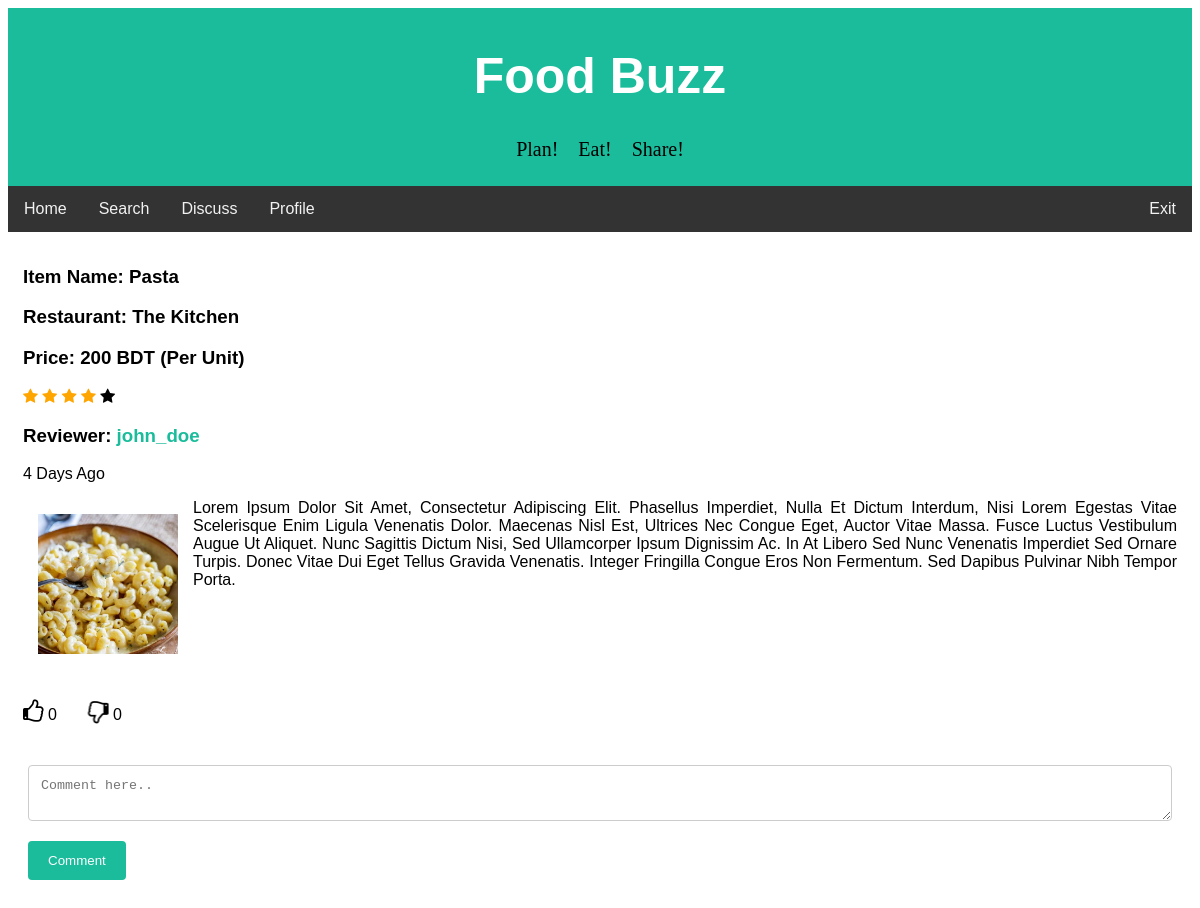
The app's page /foodbuzz/full_review.php?review_id=4 (signed in) with its own data.
### tables this page shows
CREATE TABLE `review` (
  `review_id` int(20) NOT NULL,
  `user_id` int(11) NOT NULL,
  `item_name` varchar(50) NOT NULL,
  `restaurant` varchar(50) NOT NULL,
  `district` varchar(50) NOT NULL,
  `rating` int(3) NOT NULL,
  `price` int(10) NOT NULL,
  `meal_type` varchar(20) NOT NULL,
  `cuisine` varchar(20) NOT NULL,
  `description` text NOT NULL,
  `upvote` int(100) NOT NULL,
  `downvote` int(100) NOT NULL,
  `comment_count` int(100) NOT NULL,
  `review_time` datetime DEFAULT NULL,
  `img_url` text NOT NULL
);

CREATE TABLE `users` (
  `id` int(11) NOT NULL,
  `first_name` varchar(25) NOT NULL,
  `last_name` varchar(25) NOT NULL,
  `username` varchar(50) NOT NULL,
  `email` varchar(100) NOT NULL,
  `password` varchar(256) NOT NULL,
  `signup_date` date NOT NULL,
  `profile_pic` varchar(156) NOT NULL,
  `district` varchar(100) NOT NULL,
  `list_count` int(11) NOT NULL
);

### foodbuzz/handlers/full_review_handler.php (called while the page is built, shortened)
<?php
require 'config/config.php';
if(isset($_SESSION['username'])){
    $userLoggedIn = $_SESSION['username'];
    $user_details_query = mysqli_query($con, "SELECT * FROM users WHERE username='$userLoggedIn'");
    $user = mysqli_fetch_array($user_details_query);
}
else {
    header("Location: index.php");
}
$user_id = $user['id'];
function getLikes($id)
{
    global $con;
    $sql = "SELECT COUNT(*) FROM rating_info
            WHERE post_id = $id AND rating_action='like'";
    $rs = mysqli_query($con, $sql);
    $result = mysqli_fetch_array($rs);
    return $result[0];
}
function getDislikes($id)
{
    global $con;
    $sql = "SELECT COUNT(*) FROM rating_info
            WHERE post_id = $id AND rating_action='dislike'";
    $rs = mysqli_query($con, $sql);
    $result = mysqli_fetch_array($rs);
    return $result[0];
}
function userLiked($post_id)
{
  global $con;
  global $user_id;
  $sql = "SELECT * FROM rating_info WHERE user_id=$user_id
  		  AND post_id=$post_id AND rating_action='like'";
  $result = mysqli_query($con, $sql);
  if (mysqli_num_rows($result) > 0) {
  	return true;
  }
  else{
  	return false;
  }
}
function userDisliked($post_id)
{
  global $con;
  global $user_id;
  $sql = "SELECT * FROM rating_info WHERE user_id=$user_id
  		  AND post_id=$post_id AND rating_action='dislike'";
  $result = mysqli_query($con, $sql);
  if (mysqli_num_rows($result) > 0) {
  	return true;
  }
  else{
  	return false;
  }
}
$review_id = $_GET['review_id'];
$review_details_query = mysqli_query($con, "SELECT * FROM review WHERE review_id='$review_id'");
$review_row = mysqli_fetch_array($review_details_query);
$profile_id = $review_row['user_id'];
$profile_details_query = mysqli_query($con, "SELECT * FROM users WHERE id='$profile_id'");
$profile_row = mysqli_fetch_array($profile_details_query);
?>

### foodbuzz/config/config.php (called while the page is built, shortened)
<?php
function yeasarTimeMessage($post_time) {
    $date_time_now = date("Y-m-d H:i:s");
    $start_date= new DateTime($post_time);
    $end_date = new DateTime($date_time_now);
    $interval = $start_date->diff($end_date);
    if($interval->y >= 1) {
        if($interval == 1)
            $time_message = $interval->y." year ago";
        else
            $time_message = $interval->y." years ago";
    }
    elseif($interval->d >= 1) {
        if($interval->d == 1) {
            $time_message = "Yesterday";
        }
        else {
            $time_message = $interval->d. " days ago";
        }
    }
    return $time_message;
}
?>

### foodbuzz/full_review.php (the view, shortened to what this page needs)
<?php
require 'handlers/full_review_handler.php';
?>
<!DOCTYPE html>
<html>
<head>
<link rel="stylesheet" href="https://cdnjs.cloudflare.com/ajax/libs/font-awesome/4.7.0/css/font-awesome.min.css">
<link rel="stylesheet" href="css/fullreview.css">
</head>
<body>
<div class="header">
  <h1>Food Buzz</h1>
  <pre style= "font-family:verdana; font-size: 20px;">Plan!    Eat!    Share!</pre>
</div>
<div class="topnav" id="navbar">
  <a href="home.php">Home</a>
  <a href="search.php">Search</a>
  <a href="discuss.php">Discuss</a>
  <a href="profile.php?profileId=<?php echo$user['id']; ?>">Profile</a>
  <a href="handlers/logout.php" style="float:right">Exit</a>
</div>
<div class="div_home clearfix" style="text-transform:capitalize">
    <h3>Item name: <?php echo $review_row['item_name'] ?></h3>
    <h3>Restaurant: <?php echo $review_row['restaurant'] ?></h3>
    <h3>Price: <?php echo $review_row['price'] ?> BDT (per unit)</h3>
    <?php $star_value = $review_row['rating']; ?>
    <span class="fa fa-star <?php if($star_value >= 1) echo "checked"; ?>"></span>
    <span class="fa fa-star <?php if($star_value >= 2) echo "checked"; ?>"></span>
    <span class="fa fa-star <?php if($star_value >= 3) echo "checked"; ?>"></span>
    <span class="fa fa-star <?php if($star_value >= 3) echo "checked"; ?>"></span>
    <span class="fa fa-star <?php if($star_value >= 5) echo "checked"; ?>"></span>
    <h3 style="text-transform:none;">Reviewer: <a href="profile.php?profileId=<?php echo $profile_row['id']; ?>"> <?php echo $profile_row['username']; ?> </a>  </h3>
    <p><?php echo yeasarTimeMessage($review_row['review_time']); ?></p>
    <a href="uploads/<?php echo $review_row['img_url']?>"><img class="img_home" src="uploads/<?php echo $review_row['img_url']?>" width="170" height="170"></a>
    <p style="text-align:justify;">
      <?php
        $reviewText = $review_row['description'];
        echo "$reviewText";
      ?>
    </p>
</div>
<div class="div_home clearfix">
  <div>
    <i
      <?php if(userLiked($review_row['review_id'])): ?>
        class="fa fa-thumbs-up like-btn"
      <?php else: ?>
        class="fa fa-thumbs-o-up like-btn"
      <?php endif ?>
    data-id="<?php echo $review_row['review_id'] ?>"></i>
    <span class="likes"><?php echo getLikes($review_row['review_id']); ?></span>
    <i
      <?php if(userDisliked($review_row['review_id'])): ?>
        class="fa fa-thumbs-down dislike-btn"
      <?php else: ?>
        class="fa fa-thumbs-o-down dislike-btn"
      <?php endif ?>
    data-id="<?php echo $review_row['review_id'] ?>"></i>
    <span class="dislikes"><?php echo getDislikes($review_row['review_id']);?></span>
    </div>
</div>
<div class="container">
  <form action="full_review.php?review_id=<?php echo $review_row['review_id'];?>" method="POST">
    <textarea id="comment_text" name="comment_text" placeholder="Comment here.." rows="2" ></textarea>
    <input type="submit" name="comment" value="Comment">
  </form>
</div>
</body>
</html>

### foodbuzz/css/fullreview.css (style rules this page uses)
body { font-family: Arial, Helvetica, sans-serif; }
* { box-sizing: border-box; }
input[type=text], input[type=number], input[type=file], select, textarea { width: 100%; padding: 12px; border: 1px solid #ccc; border-radius: 4px; box-sizing: border-box; margin-top: 6px; margin-bottom: 16px; resize: vertical; }
input[type=submit] { background-color: #1abc9c; color: white; padding: 12px 20px; border: none; border-radius: 4px; cursor: pointer; }
.checked { color: orange; }
a:link,:visited { text-decoration: none; color:#1abc9c; }
.div_home { background-color: white; padding: 15px; }
.img_home { float: left; padding: 15px; }
.clearfix { overflow: auto; }
.fa-thumbs-down, .fa-thumbs-o-down, .fa-thumbs-up, .fa-thumbs-o-up { font-size: 1.5em; }
.fa-thumbs-down, .fa-thumbs-o-down { transform:rotateY(180deg); }
.container { border-radius: 5px; background-color: #ffff; padding: 20px; }
.header { padding: 5px; text-align: center; background: #1abc9c; }
.header h1 { font-size: 50px; color: white; }
.topnav { overflow: hidden; background-color: #333; }
.topnav a { float: left; display: block; color: #f2f2f2; text-align: center; padding: 14px 16px; text-decoration: none; }

### records on screen
review: item_name "Pasta", restaurant "The Kitchen", price "200", review_time "4 Days Ago", img_url (picture), description "Lorem Ipsum Dolor Sit Amet, Consectetur Adipiscing Elit. Phasellus Imperdiet, Nulla Et Dictum Interdum, Nisi Lorem Egestas Vitae Scelerisque Enim Ligula Venenatis Dolor. Maecenas Nisl Est, Ultrices Nec Congue Eget, Auctor Vitae Massa. Fusce Luctus Vestibulum Augue Ut Aliquet. Nunc Sagittis Dictum Nisi, Sed Ullamcorper Ipsum Dignissim Ac. In At Libero Sed Nunc Venenatis Imperdiet Sed Ornare Turpis. Donec Vitae Dui Eget Tellus Gravida Venenatis. Integer Fringilla Congue Eros Non Fermentum. Sed Dapibus Pulvinar Nibh Tempor Porta."
users: username "john_doe"

### other values on screen
getLikes($review_row['review_id']) "0"
getDislikes($review_row['review_id']) "0"
